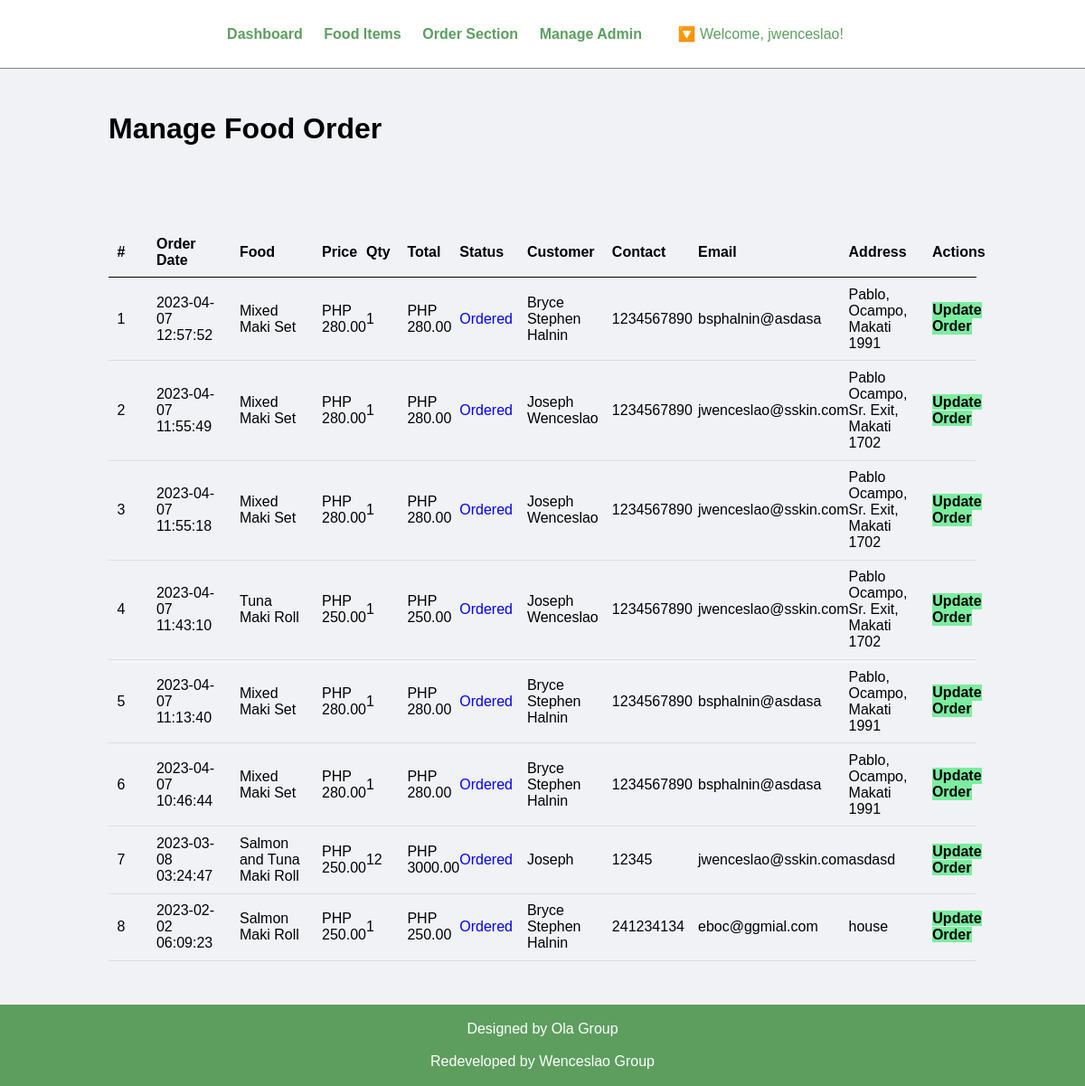
Page /admin/manage-order.php (signed in) on the earlier database version.
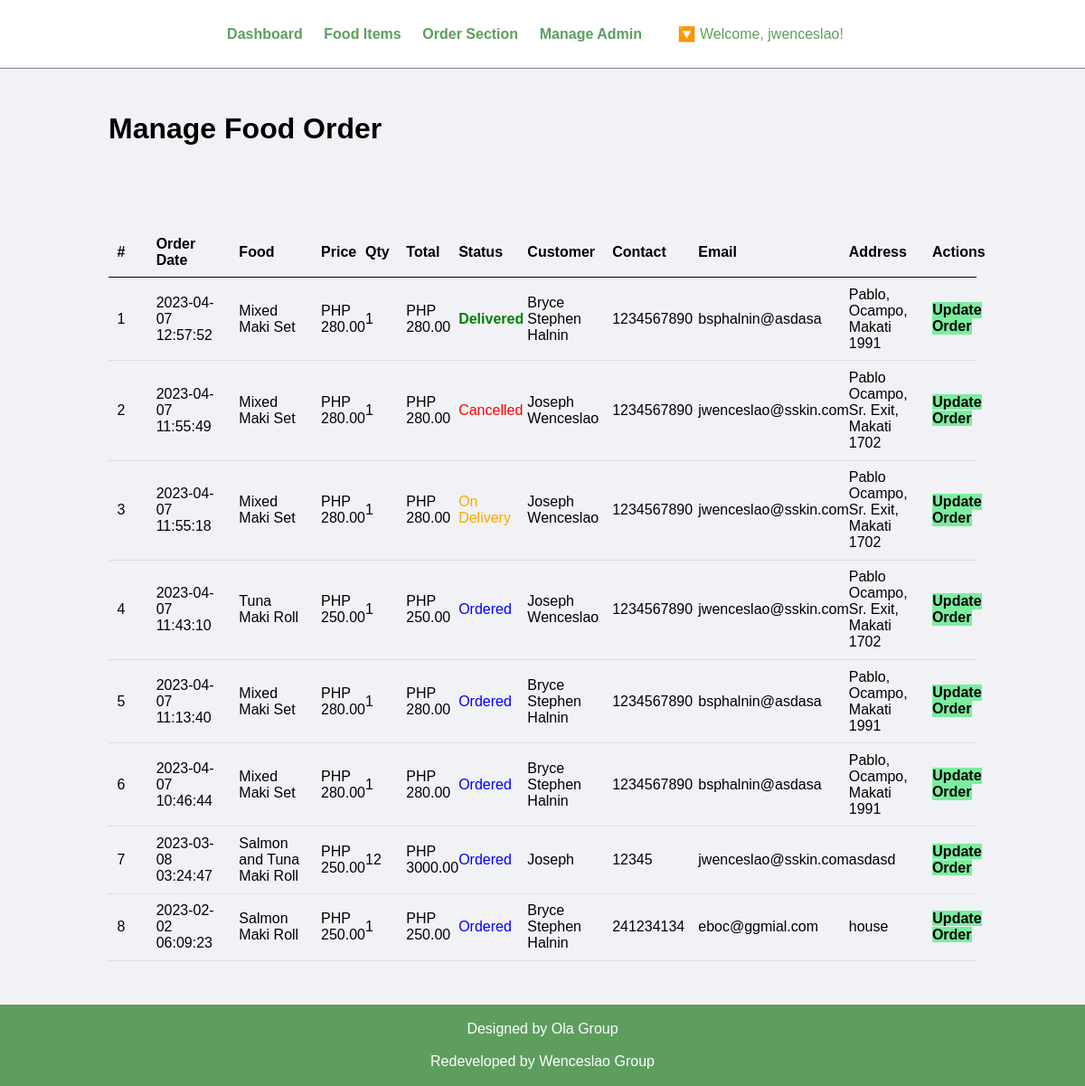
Same page on the later database version.
### tables this page shows
CREATE TABLE `tbl_order` (
  `order_id` int(10) UNSIGNED NOT NULL,
  `order_food` varchar(150) NOT NULL,
  `order_price` decimal(10,2) NOT NULL,
  `order_qty` int(11) NOT NULL,
  `order_total` decimal(10,2) NOT NULL,
  `order_date` datetime NOT NULL,
  `order_status` varchar(50) NOT NULL,
  `order_custfname` varchar(255) NOT NULL,
  `order_custlname` varchar(255) NOT NULL,
  `customer_contact` varchar(20) NOT NULL,
  `customer_email` varchar(150) NOT NULL,
  `customer_address` varchar(255) NOT NULL
);

### admin/manage-order.php (the view, shortened to what this page needs)
<?php include('partials/menu.php');
?>
<div class="main-content">
    <div class="wrapper">
        <h1>Manage Food Order</h1>
                <br /><br /><br />
                <br><br>
                <table class="tbl-full">
                    <tr>
                        <th width="5%">#</th>
                        <th width="10%">Order Date</th>
                        <th width="10%">Food</th>
                        <th width="5%">Price</th>
                        <th width="5%">Qty</th>
                        <th width="6%">Total</th>
                        <th width="8%">Status</th>
                        <th width="10%">Customer</th>
                        <th width="10%">Contact</th>
                        <th width="15%">Email</th>
                        <th width="10%">Address</th>
                        <th>Actions</th>
                    </tr>
                    <?php
                        $sql = "SELECT * FROM tbl_order ORDER BY order_id DESC";
                        $res = mysqli_query($db, $sql);
                        $count = mysqli_num_rows($res);
                        $sn = 1;
                        if($count>0)
                        {
                            while($row=mysqli_fetch_assoc($res))
                            {
                                $id = $row['order_id'];
                                $food = $row['order_food'];
                                $price = $row['order_price'];
                                $qty = $row['order_qty'];
                                $total = $row['order_total'];
                                $order_date = $row['order_date'];
                                $status = $row['order_status'];
                                $customer_name = $row['order_custfname'] ." ". $row['order_custlname'];
                                $customer_contact = $row['customer_contact'];
                                $customer_email = $row['customer_email'];
                                $customer_address = $row['customer_address'];
                                ?>
                                    <tr>
                                        <td><?php echo $sn++; ?> </td>
                                        <td><?php echo $order_date; ?></td>
                                        <td><?php echo $food; ?></td>
                                        <td><?php echo 'PHP '.$price; ?></td>
                                        <td><?php echo $qty; ?></td>
                                        <td><?php echo 'PHP '.$total; ?></td>
                                        <td>
                                            <?php
                                                if($status=="Ordered")
                                                {
                                                    echo "<label style='color: blue;'>$status</label>";
                                                }
                                                elseif($status=="On Delivery")
                                                {
                                                    echo "<label style='color: orange;'>$status</label>";
                                                }
                                                elseif($status=="Delivered")
                                                {
                                                    echo "<label style='color: green;'><b>$status</b></label>";
                                                }
                                                elseif($status=="Cancelled")
                                                {
                                                    echo "<label style='color: red;'>$status</label>";
                                                }
                                            ?>
                                        </td>
                                        <td><?php echo $customer_name; ?></td>
                                        <td><?php echo $customer_contact; ?></td>
                                        <td><?php echo $customer_email; ?></td>
                                        <td><?php echo $customer_address; ?></td>
                                        <td>
                                            <a href="<?php echo SITEURL; ?>admin/update-order.php?id=<?php echo $id; ?>" class="btn-secondary">Update Order</a>
                                        </td>
                                    </tr>
                                <?php
                            }
                        }
                        else
                        {
                            echo "<tr><td colspan='12' class='error'>Orders not Available</td></tr>";
                        }
                    ?>
                </table>
    </div>
</div>
<?php include('partials/footer.php'); ?>

### admin/partials/menu.php (shortened to what this page needs)
<html>
    <head>
        <link rel="stylesheet" href="../css/admin.css">
    </head>
    <body>
        <div class="menu text-center">
            <div class="wrapper">
                <ul>
                    <li><a href="index.php">Dashboard</a></li>
                    <li><a href="manage-food.php">Food Items</a></li>
                    <li><a href="manage-order.php">Order Section</a></li>
                    <li><a href="manage-admin.php">Manage Admin</a></li>
                    <li class="dropdown">
                            <button class="dropbtn">🔽 Welcome, <?php echo $_SESSION['username']; ?>!</button>
                    </li>
                </ul>
            </div>
        </div>

### admin/partials/footer.php
<section class="footer">
        <div class="container text-center">
            <br>
            <p style="Color: White">Designed by Ola Group</p><br>
            <p style="Color: White">Redeveloped by Wenceslao Group</p><br>
        </div>
    </section>
    </body>
</html>

### css/admin.css (style rules this page uses)
* { margin: 0; padding: 0; font-family: Arial, Helvetica, sans-serif; }
.wrapper { padding: 1%; width: 80%; margin: 0 auto; }
.text-center { text-align: center; }
.tbl-full { width: 100%; }
table { border-collapse: collapse; width: 100%; }
th, td { padding: 8px; text-align: left; border-bottom: 1px solid #ddd; }
table tr th { border-bottom: 1px solid black; padding: 1%; text-align: left; }
table tr td { padding: 1%; }
.btn-secondary { background-color: #7bed9f; padding: 1%; color: black; text-decoration: none; font-weight: bold; }
.menu { border-bottom: 1px solid grey; }
.menu ul { list-style-type: none; }
.menu ul li { display: inline; padding: 1%; }
.menu ul li a { text-decoration: none; font-weight: bold; color: #5d9e5f; }
.main-content { background-color: #f1f2f6; padding: 3% 0; }
.footer { background-color: #5d9e5f; color: #5d9e5f; }

### admin/partials/menu.php (style rules this page uses)
.dropbtn { background-color: #fff; color: #5d9e5f; padding: 16px; font-size: 16px; border: none; cursor: pointer; }
.dropdown { position: relative; }

Differences in the rows shown:
changed tbl_order: order_status "Ordered" → "Delivered"
changed tbl_order: order_status "Ordered" → "Cancelled"
changed tbl_order: order_status "Ordered" → "On Delivery"
